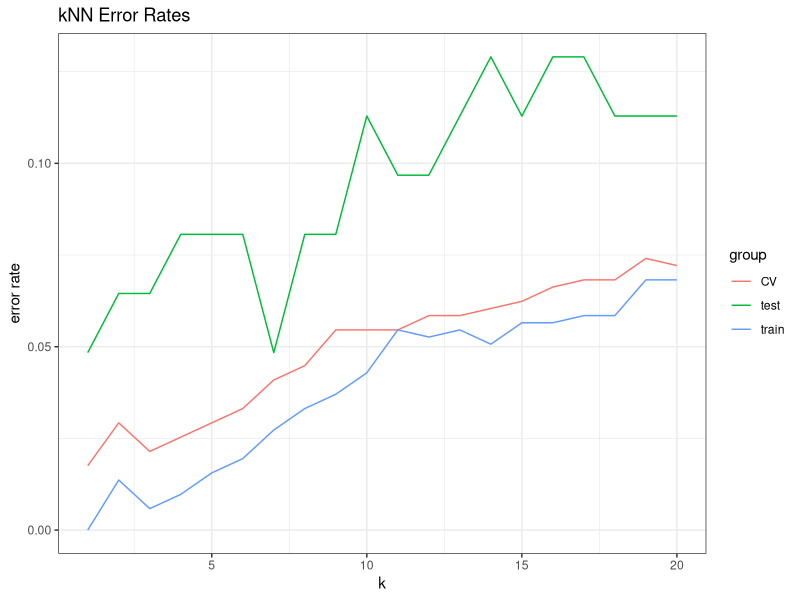

Source code (R): (Note: this script raises an error after producing the figure.)
## ---- chunk 1
list.of.packages = c("ggplot2",
                     "xtable",
                     "MASS",
                     "class",
                     "rpart",
                     "rpart.plot",
                     "maboost",
                     "e1071",
                     "randomForest")
new.packages = list.of.packages[!(list.of.packages %in% installed.packages()[,"Package"])]
if(length(new.packages)) {
  install.packages(new.packages)
}
for (i in 1:length(list.of.packages)) {
  require(list.of.packages[i], character.only=TRUE)
}
## ---- chunk 2
#read in raw data
olive = read.table('olive.txt', header=T, sep="")

index = sort.int(olive$Area, index.return=T)$ix
olive = olive[index,]

#make region and area variables factors
olive$Region = as.factor(olive$Region)
olive$Area = as.factor(olive$Area)

#separate into training and test sets
n_obs = dim(olive)[1]
n_cols = dim(olive)[2]
M = array(0, c(9, 1))
for (i in seq(1, n_obs))
{
  t = olive$Area[i]
  M[t] = M[t]+1
}
L = floor(M*0.9)
M_cumul = c(0, cumsum(M))
select = NULL
for (i in seq(1,9))
{
  a = M_cumul[i]+1
  b = a+L[i]-1
  select = c(select, seq(a, b))
}
train = olive[select,]
test = olive[-select,]
n_train = dim(train)[1]
n_test = dim(test)[1]
## ---- chunk 3
n_k = 20
knn_error_rates = matrix(rep(0, n_k*3), nrow=n_k)
for (iii in 1:n_k)
{
  knn_train = knn(train = train[,3:10], 
                  test=train[,3:10],
                  cl=train[,1], k=iii)
  tab = table(train$Region, knn_train)
  knn_error_rates[iii,1] = 1 - sum(diag(tab))/sum(tab)
  
  knn_test = knn(train=train[,3:10], 
                 test=test[,3:10],
                 cl=train[,1],
                 k=iii)
  tab = table(test$Region, knn_test)
  knn_error_rates[iii,2] = 1 - sum(diag(tab))/sum(tab)
  
  knn_cv = knn.cv(train=train[,3:10],
                  cl=train[,1],
                  k=iii)
  tab = table(train$Region, knn_cv)
  knn_error_rates[iii,3] = 1 - sum(diag(tab))/sum(tab)
}

df_temp = data.frame(x=rep(seq(1:n_k), 3),
                     errors=c(knn_error_rates[,1], knn_error_rates[,2], knn_error_rates[,3]),
                     group=c(rep('train', n_k), rep('test', n_k), rep('CV', n_k)))
ggplot(df_temp, aes(x=x, y=errors)) +
  geom_line(aes(color=group)) + 
  xlim(1, n_k) +
  labs(title='kNN Error Rates', x='k', y='error rate') +
  theme_bw()
## ---- chunk 4
knn_train = knn(train = train[,3:10], 
                test=train[,3:10],
                cl=train[,1], 
                k=1)
tab = table(train$Region, knn_train)
xtable_temp = xtable(tab)
colnames(xtable_temp) = c("Region 1 Predicted", "Region 2 Predicted", "Region 3 Predicted")
rownames(xtable_temp) = c("Region 1 Actual", "Region 2 Actual", "Region 3 Actual")
align(xtable_temp) = c('l', rep('c', 3))
print(xtable_temp, type='html', sanitize.colnames.function = function(x) gsub('\\.', ' ', x),
                                sanitize.rownames.function = function(x) gsub('\\.', ' ', x))
## ---- chunk 5
knn_test = knn(train = train[,3:10], 
                test=test[,3:10],
                cl=train[,1], 
                k=1)
tab = table(test$Region, knn_test)
xtable_temp = xtable(tab)
colnames(xtable_temp) = c("Region 1 Predicted", "Region 2 Predicted", "Region 3 Predicted")
rownames(xtable_temp) = c("Region 1 Actual", "Region 2 Actual", "Region 3 Actual")
align(xtable_temp) = c('l', rep('c', 3))
print(xtable_temp, type='html', sanitize.colnames.function = function(x) gsub('\\.', ' ', x),
                                sanitize.rownames.function = function(x) gsub('\\.', ' ', x))
## ---- chunk 6
region_tree = rpart(Region~., data=train[,-2])
prp(region_tree, type=4, extra=1, clip.right.labs=FALSE)
## ---- chunk 7
train_tree_predict = predict(region_tree, train[,3:10], type='class')
tab = table(train$Region, train_tree_predict)
xtable_temp = xtable(tab)
colnames(xtable_temp) = c("Region 1 Predicted", "Region 2 Predicted", "Region 3 Predicted")
rownames(xtable_temp) = c("Region 1 Actual", "Region 2 Actual", "Region 3 Actual")
align(xtable_temp) = c('l', rep('c', 3))
print(xtable_temp, type='html', sanitize.colnames.function = function(x) gsub('\\.', ' ', x),
                                sanitize.rownames.function = function(x) gsub('\\.', ' ', x))
## ---- chunk 8
test_tree_predict = predict(region_tree, newdata=test[,3:10], type='class')
tab = table(test$Region, test_tree_predict)
xtable_temp = xtable(tab)
colnames(xtable_temp) = c("Region 1 Predicted", "Region 2 Predicted", "Region 3 Predicted")
rownames(xtable_temp) = c("Region 1 Actual", "Region 2 Actual", "Region 3 Actual")
align(xtable_temp) = c('l', rep('c', 3))
print(xtable_temp, type='html', sanitize.colnames.function = function(x) gsub('\\.', ' ', x),
                                sanitize.rownames.function = function(x) gsub('\\.', ' ', x))
## ---- chunk 9
rf_region = randomForest(Region~.-Area, data=train, mtry=3, ntree=100)
## ---- chunk 10
train_forest_predict = predict(rf_region, newdata=train, type='class')
tab = table(train$Region, train_forest_predict)
xtable_temp = xtable(tab)
colnames(xtable_temp) = c("Region 1 Predicted", "Region 2 Predicted", "Region 3 Predicted")
rownames(xtable_temp) = c("Region 1 Actual", "Region 2 Actual", "Region 3 Actual")
align(xtable_temp) = c('l', rep('c', 3))
print(xtable_temp, type='html', sanitize.colnames.function = function(x) gsub('\\.', ' ', x),
                                sanitize.rownames.function = function(x) gsub('\\.', ' ', x))
## ---- chunk 11
test_forest_predict = predict(rf_region, newdata=test, type='class')
tab = table(test$Region, test_forest_predict)
xtable_temp = xtable(tab)
colnames(xtable_temp) = c("Region 1 Predicted", "Region 2 Predicted", "Region 3 Predicted")
rownames(xtable_temp) = c("Region 1 Actual", "Region 2 Actual", "Region 3 Actual")
align(xtable_temp) = c('l', rep('c', 3))
print(xtable_temp, type='html', sanitize.colnames.function = function(x) gsub('\\.', ' ', x),
                                sanitize.rownames.function = function(x) gsub('\\.', ' ', x))
## ---- chunk 12
varImpPlot(rf_region, pch=21, bg="blue", main="Random Forest Variable Importance Plot")
## ---- chunk 13
ada_region = maboost(Region~.-Area, data=train, iter=100, rpart.control(maxdepth=1))
## ---- chunk 14
train_boost_predict = predict(ada_region, newdata=train, type='class')
tab = table(train$Region, train_boost_predict)
xtable_temp = xtable(tab)
colnames(xtable_temp) = c("Region 1 Predicted", "Region 2 Predicted", "Region 3 Predicted")
rownames(xtable_temp) = c("Region 1 Actual", "Region 2 Actual", "Region 3 Actual")
align(xtable_temp) = c('l', rep('c', 3))
print(xtable_temp, type='html', sanitize.colnames.function = function(x) gsub('\\.', ' ', x),
                                sanitize.rownames.function = function(x) gsub('\\.', ' ', x))
## ---- chunk 15
test_boost_predict = predict(ada_region, newdata=test, type='class')
tab = table(test$Region, test_boost_predict)
xtable_temp = xtable(tab)
colnames(xtable_temp) = c("Region 1 Predicted", "Region 2 Predicted", "Region 3 Predicted")
rownames(xtable_temp) = c("Region 1 Actual", "Region 2 Actual", "Region 3 Actual")
align(xtable_temp) = c('l', rep('c', 3))
print(xtable_temp, type='html', sanitize.colnames.function = function(x) gsub('\\.', ' ', x),
                                sanitize.rownames.function = function(x) gsub('\\.', ' ', x))
## ---- chunk 16
varplot.maboost(ada_region, pch=21, bg="blue", main="Adaboost Variable Importance Plot")
## ---- chunk 17
svm_region = svm(Region~.-Area, data=train, kernel='radial', cost=10000)
## ---- chunk 18
train_svm_predict = predict(svm_region, newdata=train, type='class')
tab = table(train$Region, train_svm_predict)
xtable_temp = xtable(tab)
colnames(xtable_temp) = c("Region 1 Predicted", "Region 2 Predicted", "Region 3 Predicted")
rownames(xtable_temp) = c("Region 1 Actual", "Region 2 Actual", "Region 3 Actual")
align(xtable_temp) = c('l', rep('c', 3))
print(xtable_temp, type='html', sanitize.colnames.function = function(x) gsub('\\.', ' ', x),
                                sanitize.rownames.function = function(x) gsub('\\.', ' ', x))
## ---- chunk 19
test_svm_predict = predict(svm_region, newdata=test, type='class')
tab = table(test$Region, test_svm_predict)
xtable_temp = xtable(tab)
colnames(xtable_temp) = c("Region 1 Predicted", "Region 2 Predicted", "Region 3 Predicted")
rownames(xtable_temp) = c("Region 1 Actual", "Region 2 Actual", "Region 3 Actual")
align(xtable_temp) = c('l', rep('c', 3))
print(xtable_temp, type='html', sanitize.colnames.function = function(x) gsub('\\.', ' ', x),
                                sanitize.rownames.function = function(x) gsub('\\.', ' ', x))
